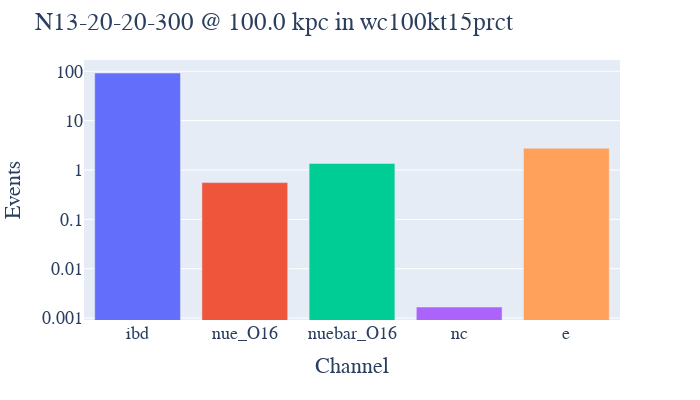

Source (notebook cell):
### Code cell
beer.bar_vis(sn, detector)

### Figure 1 — Plotly figure (JSON) as saved in the notebook; plotly's stock layout.template omitted (floating-point values rounded to 4 significant figures)
{"data": [{"alignmentgroup": "True", "hovertemplate": "Channel=%{x}<br>Events=%{y}<extra></extra>", "legendgroup": "ibd", "marker": {"color": "#636efa", "pattern": {"shape": ""}}, "name": "ibd", "offsetgroup": "ibd", "orientation": "v", "showlegend": true, "textposition": "auto", "type": "bar", "x": ["ibd"], "xaxis": "x", "y": [92.26], "yaxis": "y"}, {"alignmentgroup": "True", "hovertemplate": "Channel=%{x}<br>Events=%{y}<extra></extra>", "legendgroup": "nue_O16", "marker": {"color": "#EF553B", "pattern": {"shape": ""}}, "name": "nue_O16", "offsetgroup": "nue_O16", "orientation": "v", "showlegend": true, "textposition": "auto", "type": "bar", "x": ["nue_O16"], "xaxis": "x", "y": [0.5562], "yaxis": "y"}, {"alignmentgroup": "True", "hovertemplate": "Channel=%{x}<br>Events=%{y}<extra></extra>", "legendgroup": "nuebar_O16", "marker": {"color": "#00cc96", "pattern": {"shape": ""}}, "name": "nuebar_O16", "offsetgroup": "nuebar_O16", "orientation": "v", "showlegend": true, "textposition": "auto", "type": "bar", "x": ["nuebar_O16"], "xaxis": "x", "y": [1.354], "yaxis": "y"}, {"alignmentgroup": "True", "hovertemplate": "Channel=%{x}<br>Events=%{y}<extra></extra>", "legendgroup": "nc", "marker": {"color": "#ab63fa", "pattern": {"shape": ""}}, "name": "nc", "offsetgroup": "nc", "orientation": "v", "showlegend": true, "textposition": "auto", "type": "bar", "x": ["nc"], "xaxis": "x", "y": [0.001678], "yaxis": "y"}, {"alignmentgroup": "True", "hovertemplate": "Channel=%{x}<br>Events=%{y}<extra></extra>", "legendgroup": "e", "marker": {"color": "#FFA15A", "pattern": {"shape": ""}}, "name": "e", "offsetgroup": "e", "orientation": "v", "showlegend": true, "textposition": "auto", "type": "bar", "x": ["e"], "xaxis": "x", "y": [2.766], "yaxis": "y"}], "layout": {"barmode": "relative", "font": {"family": "Times New Roman", "size": 18}, "height": 400, "legend": {"title": {"text": "Channel"}, "tracegroupgap": 0}, "margin": {"t": 60}, "showlegend": false, "title": {"text": "N13-20-20-300 @ 100.0 kpc in wc100kt15prct"}, "width": 700, "xaxis": {"anchor": "y", "categoryarray": ["ibd", "nue_O16", "nuebar_O16", "nc", "e"], "categoryorder": "array", "domain": [0, 1], "title": {"text": "Channel"}}, "yaxis": {"anchor": "x", "domain": [0, 1], "title": {"text": "Events"}, "type": "log"}}}
